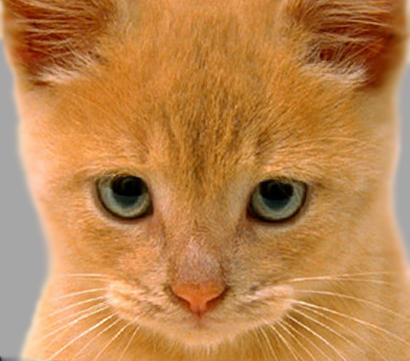
#> input picture cat.bmp, 410 x 361 px
$ python Hybrid_Image_Opencv.py
#> lines starting #> are read from the running program, lines starting #| are printed output that depends on the picture
#Develop by - Kunal Khade
#Department of Electrical Engineering
#South Dakota School of Mines and Technology
#Class - Computer Vision
#Professor - Dr.Hoover
#Project - 1


#Task - Generate a hybrid image in the frequency domain. Allow using the inbuilt library (Opencv)
#Approach - Import two images. Convert into the frequency domain using FFT. Implement highpass and low pass filter on each image.
#Combine both the images and generate a hybrid image. To get better results tune cutoff frequency.


import numpy as np
import cv2
from matplotlib import pyplot as plt

#Two different frequency cutoffs
lpf_constant = 10  #Low Pass Frequency Cut off
hpf_constant = 1   #High Pass Frequency Cut off

#Read Images from given dataset
img1 = cv2.imread('cat.bmp',1)
#> img1 is the input picture: shape (361, 410, 3); mean B, G, R 77.1, 132.5, 188.3
img2 = cv2.imread('dog.bmp',1)
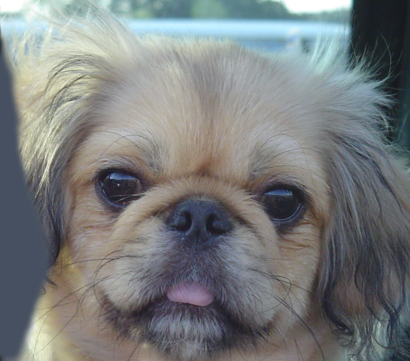
#> input picture dog.bmp, 410 x 361 px
#> img2 is the input picture: shape (361, 410, 3); mean B, G, R 125, 124.5, 121.2

#Convert images into grayscale
image1 = cv2.cvtColor(img1, cv2.COLOR_BGR2GRAY)
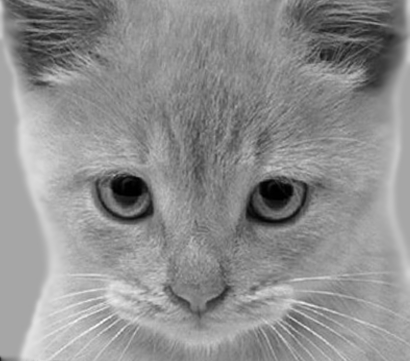
#> image1: shape (361, 410); min 0, max 252, mean 142.9
image2 = cv2.cvtColor(img2, cv2.COLOR_BGR2GRAY)
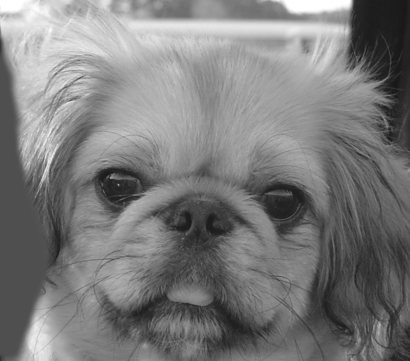
#> image2: shape (361, 410); min 23, max 255, mean 123.6

#Convert both the images into frequency domain
dft1 = cv2.dft(np.float32(image1),flags = cv2.DFT_COMPLEX_OUTPUT)
dft2 = cv2.dft(np.float32(image2),flags = cv2.DFT_COMPLEX_OUTPUT)

#Add FFT Shift
dft_shift1 = np.fft.fftshift(dft1)
dft_shift2 = np.fft.fftshift(dft2)

#Take magnitude spectrum of images
magnitude_spectrum1 = 20*np.log(cv2.magnitude(dft_shift1[:,:,0],dft_shift1[:,:,1]))
magnitude_spectrum2 = 20*np.log(cv2.magnitude(dft_shift2[:,:,0],dft_shift2[:,:,1]))
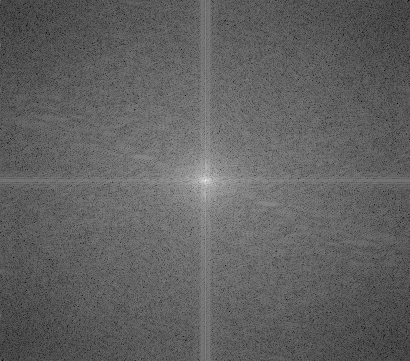
#> magnitude_spectrum2: shape (361, 410) float32; min 28.21, max 334.4, mean 145.5; drawn with min black and max white

#Extract dimensions of images
dimensions = image1.shape
#> dimensions = (361, 410)
rows1 = dimensions[0]
#> rows1 = 361
cols1 = dimensions[1]
#> cols1 = 410
crow1,ccol1 = rows1//2 , cols1//2
#> crow1 = 180; ccol1 = 205
crow2,ccol2 = rows1//2 , cols1//2
#> crow2 = 180; ccol2 = 205

# Create a mask first, center square is 1, remaining all zeros
mask1 = np.zeros((rows1,cols1,2),np.uint32)

##filterout all other frequency which is not in the mask
mask1[crow1-lpf_constant:crow1+lpf_constant, ccol1-lpf_constant:ccol1+lpf_constant] = 1   #LPF
dft_shift2[crow2-hpf_constant:crow2+hpf_constant, ccol2-hpf_constant:ccol2+hpf_constant] = 0   #HPF

# Apply mask and inverse DFT on different image
fshift1 = dft_shift1 * mask1
fshift2 = dft_shift2

#Take inverse fourier transform from resultant signals
f_ishift1 = np.fft.ifftshift(fshift1)
f_ishift2 = np.fft.ifftshift(fshift2)

img_back1 = cv2.idft(f_ishift1)
img_back2 = cv2.idft(f_ishift2)

img_back1 = cv2.magnitude(img_back1[:,:,0],img_back1[:,:,1])
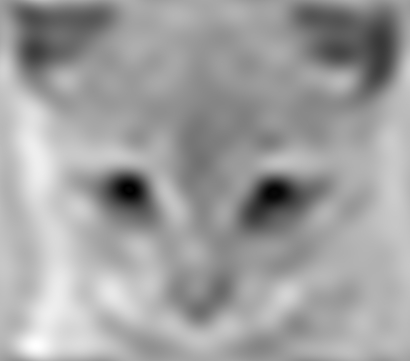
#> img_back1: shape (361, 410) float64; min 30572.7, max 33682040.8, mean 21151121.1; drawn with min black and max white
img_back2 = cv2.magnitude(img_back2[:,:,0],img_back2[:,:,1])
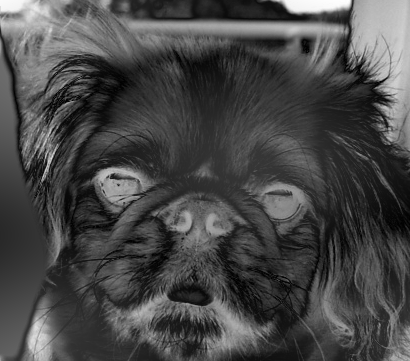
#> img_back2: shape (361, 410) float32; min 7353.1, max 19915084, mean 5655515.5; drawn with min black and max white

#combine both images and get the result
new_image = img_back1 + img_back2  #Hybrid Image
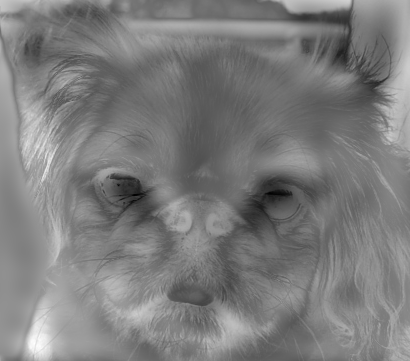
#> new_image: shape (361, 410) float64; min 3925705.9, max 50673220.9, mean 26806636.8; drawn with min black and max white

#Plot all images
f, axarr = plt.subplots(2,3)
axarr[0,0].imshow(image1, cmap = 'gray')
axarr[0,0].set_title('Input_Image_1')
axarr[0,1].imshow(magnitude_spectrum1, cmap = 'gray')
axarr[0,1].set_title('Magniture_Spectrum_Image1')
axarr[0,2].imshow(img_back1, cmap = 'gray')
axarr[0,2].set_title('Image1_after_IFT')

axarr[1,0].imshow(image2, cmap = 'gray')
axarr[1,0].set_title('Input_Image_2')
axarr[1,1].imshow(magnitude_spectrum2, cmap = 'gray')
axarr[1,1].set_title('Magniture_Spectrum_Image2')
axarr[1,2].imshow(img_back2, cmap = 'gray')
axarr[1,2].set_title('Image2_after_IFT')

#Display image plot
plt.show()
plt.imshow(new_image, cmap = 'gray')
plt.title('Hybrid Image'), plt.xticks([]), plt.yticks([])
plt.show()
